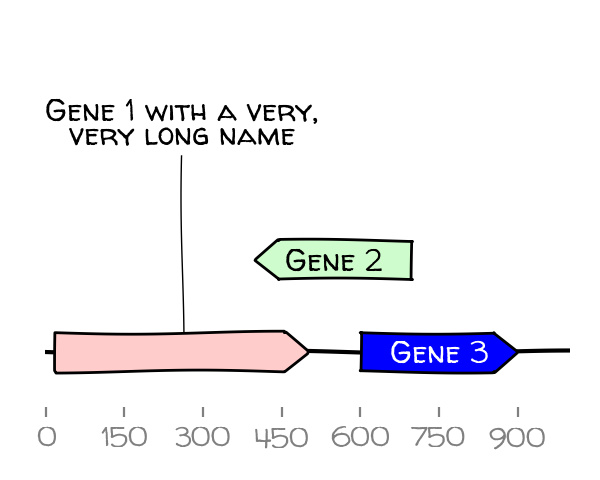

Write the Python code that produced this figure.
"""In this example, we draw features XKCD style.

We use Matplotlib's built-in xkcd() function, and a few tweaks:

- We set record.default_box_color to None to prevent annotations
  box drawing.
- We set the record.default_font_family parameter for a nice font
  for annotations
- We set plt.rcParams["font.family"] for a nice font for the
  ruler.
"""
import matplotlib.pyplot as plt
from dna_features_viewer import (GraphicFeature, GraphicRecord,
                                 CircularGraphicRecord)
features = [
    GraphicFeature(start=20, end=500, strand=+1, color="#ffcccc",
                   label="Gene 1 with a name"),
    GraphicFeature(start=400, end=700, strand=-1, color="#cffccc",
                   label="Gene 2"),
    GraphicFeature(start=600, end=900, strand=+1, color="#0000ff",
                   label="Gene 3"),
]

record = GraphicRecord(sequence_length=1000, features=features)
record.default_box_color = None
record.default_font_family = 'Walter Turncoat'

with plt.xkcd():
    plt.rcParams["font.family"] = 'Permanent Marker' # ruler font
    plt.rcParams["xtick.labelsize"] = 'small'
    ax, _ = record.plot(figure_width=5, annotate_inline=False)
    ax.figure.tight_layout()
    ax.figure.savefig("cartoon_style.png", dpi=200)